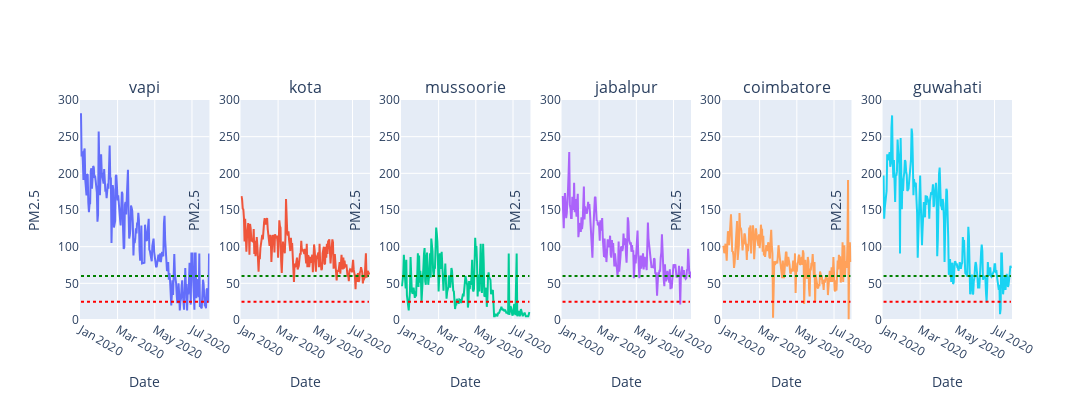

The notebook cell this image was saved under:
### Code cell
city=['vapi', 'kota', 'mussoorie', 'jabalpur', 'coimbatore', 'guwahati']
pollutant=['pm25','pm10','co','so2','o3','no2']

fig = make_subplots(
rows=1, cols=6,
subplot_titles=('vapi', 'kota', 'mussoorie', 'jabalpur', 'coimbatore', 'guwahati'))
for l,i in enumerate(city):
    dff=df_rural[df_rural['City'].isin([i])]
    fig.add_trace(go.Scatter(x=dff['Date'], y=dff['pm25']),row=1, col=l+1)
    fig.add_shape(go.layout.Shape(type="line", x0=start, y0=pollutant_who['pm25'], x1=end, y1=pollutant_who['pm25'],
                                  line=dict(color='red', width=2,dash='dot'),),row=1,col=l+1)
    fig.add_shape(go.layout.Shape(type="line", x0=start, y0=pollutant_naaqs['pm25'], x1=end, y1=pollutant_naaqs['pm25'],
                                  line=dict(color='green', width=2,dash='dot'),),row=1,col=l+1)
    fig.update_xaxes(title_text="Date", row=1, col=l+1)
    fig.update_yaxes(title='PM2.5',range=[0, 300], row=1, col=l+1)
fig.update_layout(height=400, width=2300,showlegend=False)
fig.update_layout(yaxis=dict(range=[0,300]))
fig.show()
fig.write_image(f'images/rural_pm2.5_all_cities.png')

### Figure 1 — Plotly figure (JSON) as saved in the notebook; plotly's stock layout.template omitted (floating-point values rounded to 4 significant figures; data arrays with more than 128 entries replaced by an {"elided": "..."} marker saying what was removed)
{"data": [{"type": "scatter", "x": {"elided": "211 str values"}, "xaxis": "x", "y": {"elided": "211 float values"}, "yaxis": "y"}, {"type": "scatter", "x": {"elided": "211 str values"}, "xaxis": "x2", "y": {"elided": "211 int values"}, "yaxis": "y2"}, {"type": "scatter", "x": {"elided": "209 str values"}, "xaxis": "x3", "y": {"elided": "209 float values"}, "yaxis": "y3"}, {"type": "scatter", "x": {"elided": "209 str values"}, "xaxis": "x4", "y": {"elided": "209 float values"}, "yaxis": "y4"}, {"type": "scatter", "x": {"elided": "210 str values"}, "xaxis": "x5", "y": {"elided": "210 float values"}, "yaxis": "y5"}, {"type": "scatter", "x": {"elided": "210 str values"}, "xaxis": "x6", "y": {"elided": "210 float values"}, "yaxis": "y6"}], "layout": {"annotations": [{"font": {"size": 16}, "showarrow": false, "text": "vapi", "x": 0.06944, "xanchor": "center", "xref": "paper", "y": 1, "yanchor": "bottom", "yref": "paper"}, {"font": {"size": 16}, "showarrow": false, "text": "kota", "x": 0.2417, "xanchor": "center", "xref": "paper", "y": 1, "yanchor": "bottom", "yref": "paper"}, {"font": {"size": 16}, "showarrow": false, "text": "mussoorie", "x": 0.4139, "xanchor": "center", "xref": "paper", "y": 1, "yanchor": "bottom", "yref": "paper"}, {"font": {"size": 16}, "showarrow": false, "text": "jabalpur", "x": 0.5861, "xanchor": "center", "xref": "paper", "y": 1, "yanchor": "bottom", "yref": "paper"}, {"font": {"size": 16}, "showarrow": false, "text": "coimbatore", "x": 0.7583, "xanchor": "center", "xref": "paper", "y": 1, "yanchor": "bottom", "yref": "paper"}, {"font": {"size": 16}, "showarrow": false, "text": "guwahati", "x": 0.9306, "xanchor": "center", "xref": "paper", "y": 1, "yanchor": "bottom", "yref": "paper"}], "height": 400, "shapes": [{"line": {"color": "red", "dash": "dot", "width": 2}, "type": "line", "x0": "2020-01-01", "x1": "2020-07-28", "xref": "x", "y0": 25, "y1": 25, "yref": "y"}, {"line": {"color": "green", "dash": "dot", "width": 2}, "type": "line", "x0": "2020-01-01", "x1": "2020-07-28", "xref": "x", "y0": 60, "y1": 60, "yref": "y"}, {"line": {"color": "red", "dash": "dot", "width": 2}, "type": "line", "x0": "2020-01-01", "x1": "2020-07-28", "xref": "x2", "y0": 25, "y1": 25, "yref": "y2"}, {"line": {"color": "green", "dash": "dot", "width": 2}, "type": "line", "x0": "2020-01-01", "x1": "2020-07-28", "xref": "x2", "y0": 60, "y1": 60, "yref": "y2"}, {"line": {"color": "red", "dash": "dot", "width": 2}, "type": "line", "x0": "2020-01-01", "x1": "2020-07-28", "xref": "x3", "y0": 25, "y1": 25, "yref": "y3"}, {"line": {"color": "green", "dash": "dot", "width": 2}, "type": "line", "x0": "2020-01-01", "x1": "2020-07-28", "xref": "x3", "y0": 60, "y1": 60, "yref": "y3"}, {"line": {"color": "red", "dash": "dot", "width": 2}, "type": "line", "x0": "2020-01-01", "x1": "2020-07-28", "xref": "x4", "y0": 25, "y1": 25, "yref": "y4"}, {"line": {"color": "green", "dash": "dot", "width": 2}, "type": "line", "x0": "2020-01-01", "x1": "2020-07-28", "xref": "x4", "y0": 60, "y1": 60, "yref": "y4"}, {"line": {"color": "red", "dash": "dot", "width": 2}, "type": "line", "x0": "2020-01-01", "x1": "2020-07-28", "xref": "x5", "y0": 25, "y1": 25, "yref": "y5"}, {"line": {"color": "green", "dash": "dot", "width": 2}, "type": "line", "x0": "2020-01-01", "x1": "2020-07-28", "xref": "x5", "y0": 60, "y1": 60, "yref": "y5"}, {"line": {"color": "red", "dash": "dot", "width": 2}, "type": "line", "x0": "2020-01-01", "x1": "2020-07-28", "xref": "x6", "y0": 25, "y1": 25, "yref": "y6"}, {"line": {"color": "green", "dash": "dot", "width": 2}, "type": "line", "x0": "2020-01-01", "x1": "2020-07-28", "xref": "x6", "y0": 60, "y1": 60, "yref": "y6"}], "showlegend": false, "width": 2300, "xaxis": {"anchor": "y", "autorange": true, "domain": [0, 0.1389], "range": ["2019-12-31 06:59:08.6872", "2020-07-29"], "title": {"text": "Date"}, "type": "date"}, "xaxis2": {"anchor": "y2", "autorange": true, "domain": [0.1722, 0.3111], "range": ["2019-12-31 06:59:08.6872", "2020-07-29"], "title": {"text": "Date"}, "type": "date"}, "xaxis3": {"anchor": "y3", "autorange": true, "domain": [0.3444, 0.4833], "range": ["2019-12-31 07:00:33.8728", "2020-07-28 16:59:26.1272"], "title": {"text": "Date"}, "type": "date"}, "xaxis4": {"anchor": "y4", "autorange": true, "domain": [0.5167, 0.6556], "range": ["2019-12-31 06:59:08.6872", "2020-07-29"], "title": {"text": "Date"}, "type": "date"}, "xaxis5": {"anchor": "y5", "autorange": true, "domain": [0.6889, 0.8278], "range": ["2019-12-31 07:00:33.8728", "2020-07-28 16:59:26.1272"], "title": {"text": "Date"}, "type": "date"}, "xaxis6": {"anchor": "y6", "autorange": true, "domain": [0.8611, 1], "range": ["2019-12-31 07:00:33.8728", "2020-07-28 16:59:26.1272"], "title": {"text": "Date"}, "type": "date"}, "yaxis": {"anchor": "x", "domain": [0, 1], "range": [0, 300], "title": {"text": "PM2.5"}, "type": "linear"}, "yaxis2": {"anchor": "x2", "domain": [0, 1], "range": [0, 300], "title": {"text": "PM2.5"}, "type": "linear"}, "yaxis3": {"anchor": "x3", "domain": [0, 1], "range": [0, 300], "title": {"text": "PM2.5"}, "type": "linear"}, "yaxis4": {"anchor": "x4", "domain": [0, 1], "range": [0, 300], "title": {"text": "PM2.5"}, "type": "linear"}, "yaxis5": {"anchor": "x5", "domain": [0, 1], "range": [0, 300], "title": {"text": "PM2.5"}, "type": "linear"}, "yaxis6": {"anchor": "x6", "domain": [0, 1], "range": [0, 300], "title": {"text": "PM2.5"}, "type": "linear"}}}
